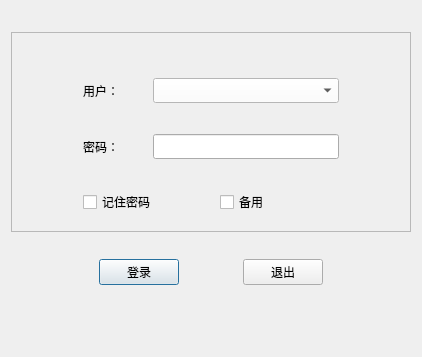
<?xml version="1.0" encoding="UTF-8"?>
<ui version="4.0">
 <class>Signin</class>
 <widget class="QDialog" name="Signin">
  <property name="windowModality">
   <enum>Qt::ApplicationModal</enum>
  </property>
  <property name="geometry">
   <rect>
    <x>0</x>
    <y>0</y>
    <width>422</width>
    <height>357</height>
   </rect>
  </property>
  <property name="sizePolicy">
   <sizepolicy hsizetype="Minimum" vsizetype="Minimum">
    <horstretch>0</horstretch>
    <verstretch>0</verstretch>
   </sizepolicy>
  </property>
  <property name="minimumSize">
   <size>
    <width>422</width>
    <height>357</height>
   </size>
  </property>
  <property name="maximumSize">
   <size>
    <width>422</width>
    <height>400</height>
   </size>
  </property>
  <property name="windowTitle">
   <string>登录</string>
  </property>
  <property name="windowIcon">
   <iconset>
    <normaloff>nakelulu.jpg</normaloff>nakelulu.jpg</iconset>
  </property>
  <layout class="QVBoxLayout" name="verticalLayout">
   <property name="bottomMargin">
    <number>50</number>
   </property>
   <item>
    <widget class="QFrame" name="frame">
     <property name="minimumSize">
      <size>
       <width>400</width>
       <height>200</height>
      </size>
     </property>
     <property name="maximumSize">
      <size>
       <width>400</width>
       <height>200</height>
      </size>
     </property>
     <property name="frameShape">
      <enum>QFrame::StyledPanel</enum>
     </property>
     <property name="frameShadow">
      <enum>QFrame::Raised</enum>
     </property>
     <layout class="QVBoxLayout" name="verticalLayout_2">
      <property name="spacing">
       <number>17</number>
      </property>
      <property name="leftMargin">
       <number>71</number>
      </property>
      <property name="topMargin">
       <number>31</number>
      </property>
      <property name="rightMargin">
       <number>71</number>
      </property>
      <property name="bottomMargin">
       <number>0</number>
      </property>
      <item>
       <layout class="QHBoxLayout" name="horizontalLayout">
        <property name="spacing">
         <number>10</number>
        </property>
        <item>
         <widget class="QLabel" name="label">
          <property name="minimumSize">
           <size>
            <width>60</width>
            <height>0</height>
           </size>
          </property>
          <property name="maximumSize">
           <size>
            <width>60</width>
            <height>16777215</height>
           </size>
          </property>
          <property name="text">
           <string>用户：</string>
          </property>
         </widget>
        </item>
        <item>
         <widget class="QComboBox" name="comboBox">
          <property name="sizePolicy">
           <sizepolicy hsizetype="Minimum" vsizetype="Fixed">
            <horstretch>0</horstretch>
            <verstretch>0</verstretch>
           </sizepolicy>
          </property>
          <property name="minimumSize">
           <size>
            <width>0</width>
            <height>25</height>
           </size>
          </property>
          <property name="maximumSize">
           <size>
            <width>16777215</width>
            <height>25</height>
           </size>
          </property>
          <property name="contextMenuPolicy">
           <enum>Qt::DefaultContextMenu</enum>
          </property>
          <property name="autoFillBackground">
           <bool>false</bool>
          </property>
          <property name="styleSheet">
           <string notr="true">QComboBox{
	background:white;
}</string>
          </property>
          <property name="frame">
           <bool>true</bool>
          </property>
         </widget>
        </item>
       </layout>
      </item>
      <item>
       <layout class="QHBoxLayout" name="horizontalLayout_2">
        <property name="spacing">
         <number>10</number>
        </property>
        <item>
         <widget class="QLabel" name="label_2">
          <property name="minimumSize">
           <size>
            <width>60</width>
            <height>0</height>
           </size>
          </property>
          <property name="maximumSize">
           <size>
            <width>60</width>
            <height>16777215</height>
           </size>
          </property>
          <property name="text">
           <string>密码：</string>
          </property>
         </widget>
        </item>
        <item>
         <widget class="QLineEdit" name="lineEdit_password">
          <property name="sizePolicy">
           <sizepolicy hsizetype="Minimum" vsizetype="Fixed">
            <horstretch>0</horstretch>
            <verstretch>0</verstretch>
           </sizepolicy>
          </property>
          <property name="minimumSize">
           <size>
            <width>0</width>
            <height>25</height>
           </size>
          </property>
          <property name="maximumSize">
           <size>
            <width>16777215</width>
            <height>25</height>
           </size>
          </property>
          <property name="echoMode">
           <enum>QLineEdit::Password</enum>
          </property>
         </widget>
        </item>
       </layout>
      </item>
      <item>
       <layout class="QHBoxLayout" name="horizontalLayout_4">
        <property name="leftMargin">
         <number>0</number>
        </property>
        <item>
         <widget class="QCheckBox" name="checkBox_remember_psw">
          <property name="text">
           <string>记住密码</string>
          </property>
         </widget>
        </item>
        <item>
         <widget class="QCheckBox" name="checkBox_reserved">
          <property name="text">
           <string>备用</string>
          </property>
         </widget>
        </item>
       </layout>
      </item>
     </layout>
    </widget>
   </item>
   <item>
    <layout class="QHBoxLayout" name="horizontalLayout_3">
     <property name="leftMargin">
      <number>30</number>
     </property>
     <property name="rightMargin">
      <number>30</number>
     </property>
     <property name="bottomMargin">
      <number>0</number>
     </property>
     <item>
      <widget class="QPushButton" name="pushButton_signin">
       <property name="sizePolicy">
        <sizepolicy hsizetype="Fixed" vsizetype="Fixed">
         <horstretch>0</horstretch>
         <verstretch>0</verstretch>
        </sizepolicy>
       </property>
       <property name="text">
        <string>登录</string>
       </property>
      </widget>
     </item>
     <item>
      <widget class="QPushButton" name="pushButton_exit">
       <property name="sizePolicy">
        <sizepolicy hsizetype="Fixed" vsizetype="Fixed">
         <horstretch>0</horstretch>
         <verstretch>0</verstretch>
        </sizepolicy>
       </property>
       <property name="text">
        <string>退出</string>
       </property>
      </widget>
     </item>
    </layout>
   </item>
  </layout>
 </widget>
 <resources/>
 <connections/>
</ui>
